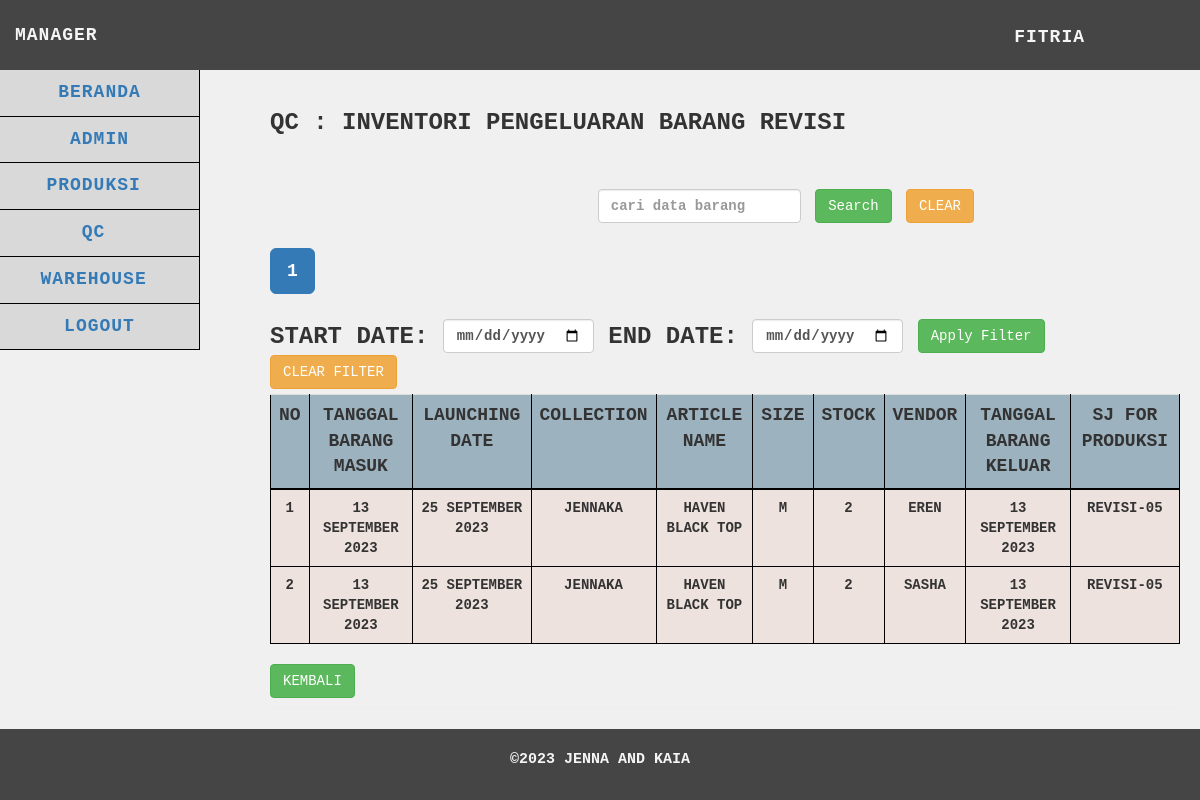
Before: /manager/qc/barangrevisi/barangrevisi.php (signed in) with the older database file.
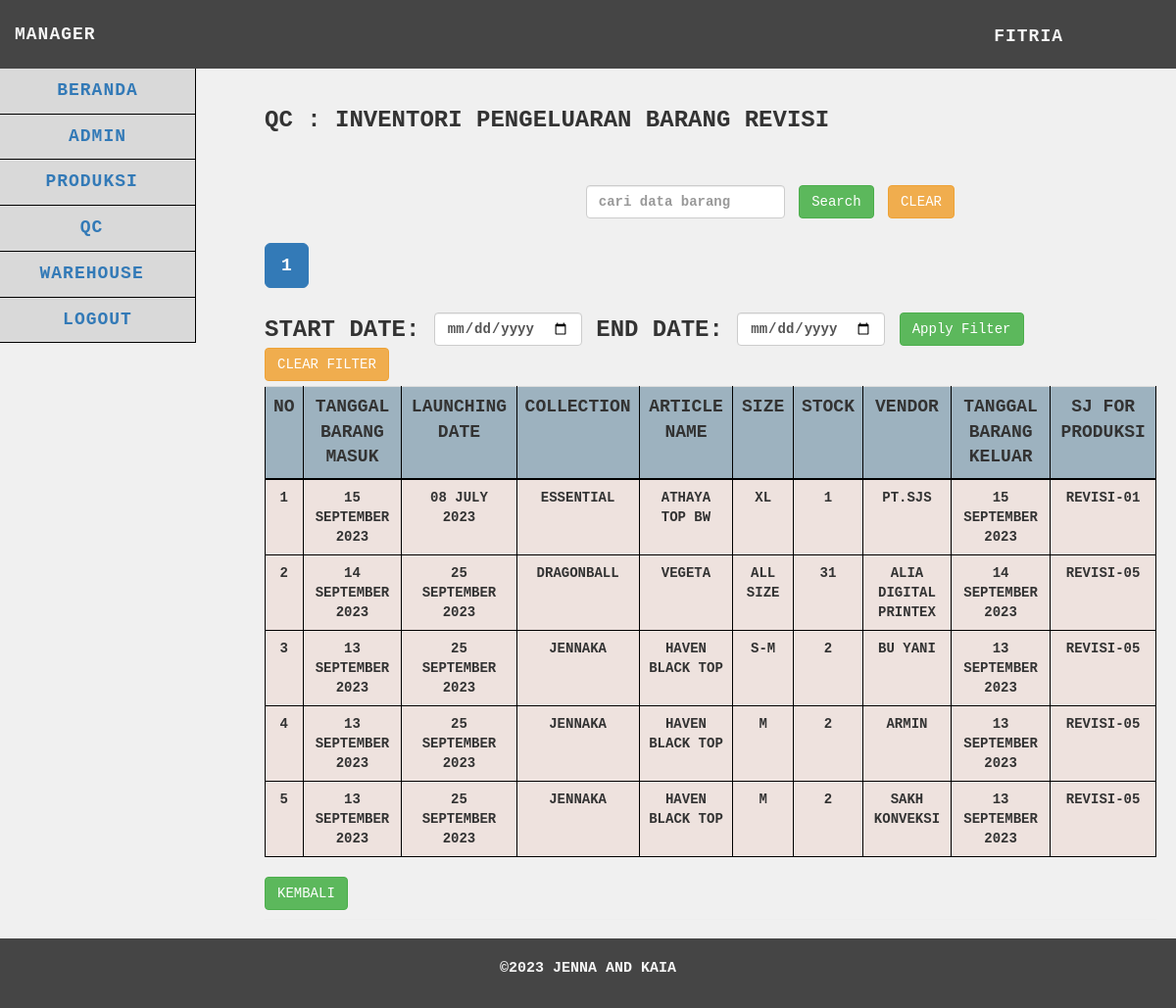
After: the same page with the newer database file.
### tables this page shows
CREATE TABLE `barangrevisi` (
  `idbarang_revisi` int(25) NOT NULL,
  `tgl_brg_masuk` date NOT NULL,
  `launching_date` date NOT NULL,
  `collection` varchar(255) NOT NULL,
  `article_name` varchar(255) NOT NULL,
  `size` varchar(15) NOT NULL,
  `stock` int(255) NOT NULL,
  `vendor` varchar(255) NOT NULL,
  `tgl_brg_keluar` date NOT NULL,
  `sj_for_produksi` varchar(255) NOT NULL,
  `idbarang_qc` int(25) NOT NULL
);

### manager/qc/barangrevisi/functions.php (called while the page is built, shortened)
<?php
$db = mysqli_connect("localhost", "root", "", "gudangjenna");
function query($query)
{
    global $db;
    $result = mysqli_query($db, $query);
    $rows = [];
    while ($row = mysqli_fetch_assoc($result)) {
        $rows[] = $row;
    }
    return $rows;
}
function formatDate($dateString)
{
    $timestamp = strtotime($dateString);
    return date('d F Y', $timestamp);
}

### manager/qc/barangrevisi/barangrevisi.php (the view, shortened to what the changed rows need)
<?php
$barangrevisi = query("SELECT * FROM barangrevisi");
$limit = 20;
$page = isset($_GET['page']) ? $_GET['page'] : 1;
$start = ($page - 1) * $limit;
$start_date = isset($_GET['start_date']) ? $_GET['start_date'] : '';
$end_date = isset($_GET['end_date']) ? $_GET['end_date'] : '';
$date_filter = '';
$search = isset($_GET['search']) ? $_GET['search'] : '';
$search_filter = '';
$query = "SELECT * FROM barangrevisi $date_filter $search_filter ORDER BY idbarang_revisi DESC LIMIT $start, $limit";
$barangrevisi = query($query);
$totalRecordsSearchDateFilter = count(query("SELECT * FROM barangrevisi $date_filter $search_filter"));
$totalPagesSearchDateFilter = ceil($totalRecordsSearchDateFilter / $limit);
?>
<!DOCTYPE html>
<html>
<head>
    <link href="../../../vendor/css/bootstrap/bootstrap.min.css" rel="stylesheet">
    <link href="../../../vendor/css/bootstrap/bootstrap.css" rel="stylesheet">
    <link href="../../../vendor/font-awesome/css/font-awesome.min.css" rel="stylesheet" type="text/css">
    <link href="../../../css/tabelmanager.css" rel="stylesheet">
</head>
<body>
    <div class="content">
        <div class="container-fluid">
            <h1 class="page-header">QC : Inventori Pengeluaran Barang Revisi
                <br><br><br>
                <div class="row">
                    <div class="col-md-4">
                    </div>
                    <div class="col-md-6">
                        <form action="" method="GET" class="form-inline">
                        </form>
                    </div>
                </div>
                <div class="row" style="margin-top: 5px;">
                    <div class="col-md-6">
                        <div class="button-group" style="display: flex; align-items: center;">
                            <div class="pagination-container">
                                <ul class="pagination pagination-lg">
                                    <?php
                                    $startPage = max(1, $page - 1);
                                    $endPage = min($totalPagesSearchDateFilter, $startPage + 4);
                                        for ($p = $startPage; $p <= $endPage; $p++) :
                                     ?>
                                    <li class="<?php if ($p == $page) echo 'active'; ?>">
                                        <a
                                            href="?page=<?php echo $p; ?>&start_date=<?php echo $start_date; ?>&end_date=<?php echo $end_date; ?>&search=<?php echo $search; ?>">
                                            <?php echo $p; ?>
                                        </a>
                                    </li>
                                    <?php endfor; ?>
                                </ul>
                            </div>
                        </div>
                    </div>
                </div>
                <div class="row" style="margin-top: 5px; margin-bottom: 5px">
                    <div class="col-md-12">
                        <form action="" method="GET" class="form-inline">
                        </form>
                    </div>
                </div>
                <div class="table-responsive">
                    <table id="data-table" class="table table-hover">
                        <tr>
                            <th scope="col">No</th>
                            <th scope="col">Tanggal Barang Masuk</th>
                            <th scope="col">Launching Date</th>
                            <th scope="col">Collection</th>
                            <th scope="col">Article Name</th>
                            <th scope="col">Size</th>
                            <th scope="col">Stock</th>
                            <th scope="col">Vendor</th>
                            <th scope="col">Tanggal Barang Keluar</th>
                            <th scope="col">SJ For Produksi</th>
                        </tr>
                        <?php $i = $start + 1; ?>
                        <?php foreach ($barangrevisi as $row) : ?>
                        <tr class="data-row">
                            <td><?= $i; ?></td>
                            <td><?= formatDate($row["tgl_brg_masuk"]); ?></td>
                            <td><?= formatDate($row["launching_date"]); ?></td>
                            <td><?= $row["collection"]; ?></td>
                            <td><?= $row["article_name"]; ?></td>
                            <td><?= $row["size"]; ?></td>
                            <td><?= $row["stock"]; ?></td>
                            <td><?= $row["vendor"]; ?></td>
                            <td><?= formatDate($row["tgl_brg_keluar"]); ?></td>
                            <td><?= $row["sj_for_produksi"]; ?></td>
                        </tr>
                        <?php $i++; ?>
                        <?php endforeach; ?>
                    </table>
                </div>
                <div>
                    <a href="../../beranda.php" class="btn btn-success">Kembali</a>
                </div>
        </div>
    </div>
</body>
</html>

Changed rows visible on the page:
added barangrevisi: tgl_brg_masuk "15 SEPTEMBER 2023", launching_date "08 JULY 2023", collection "ESSENTIAL", article_name "ATHAYA TOP BW", size "XL", stock "1", vendor "PT.SJS", tgl_brg_keluar "15 SEPTEMBER 2023", sj_for_produksi "REVISI-01"
added barangrevisi: tgl_brg_masuk "14 SEPTEMBER 2023", launching_date "25 SEPTEMBER 2023", collection "DRAGONBALL", article_name "VEGETA", size "ALL SIZE", stock "31", vendor "ALIA DIGITAL PRINTEX", tgl_brg_keluar "14 SEPTEMBER 2023", sj_for_produksi "REVISI-05"
added barangrevisi: tgl_brg_masuk "13 SEPTEMBER 2023", launching_date "25 SEPTEMBER 2023", collection "JENNAKA", article_name "HAVEN BLACK TOP", size "S-M", stock "2", vendor "BU YANI", tgl_brg_keluar "13 SEPTEMBER 2023", sj_for_produksi "REVISI-05"
changed barangrevisi: vendor "EREN" → "ARMIN"
changed barangrevisi: vendor "SASHA" → "SAKH KONVEKSI"
